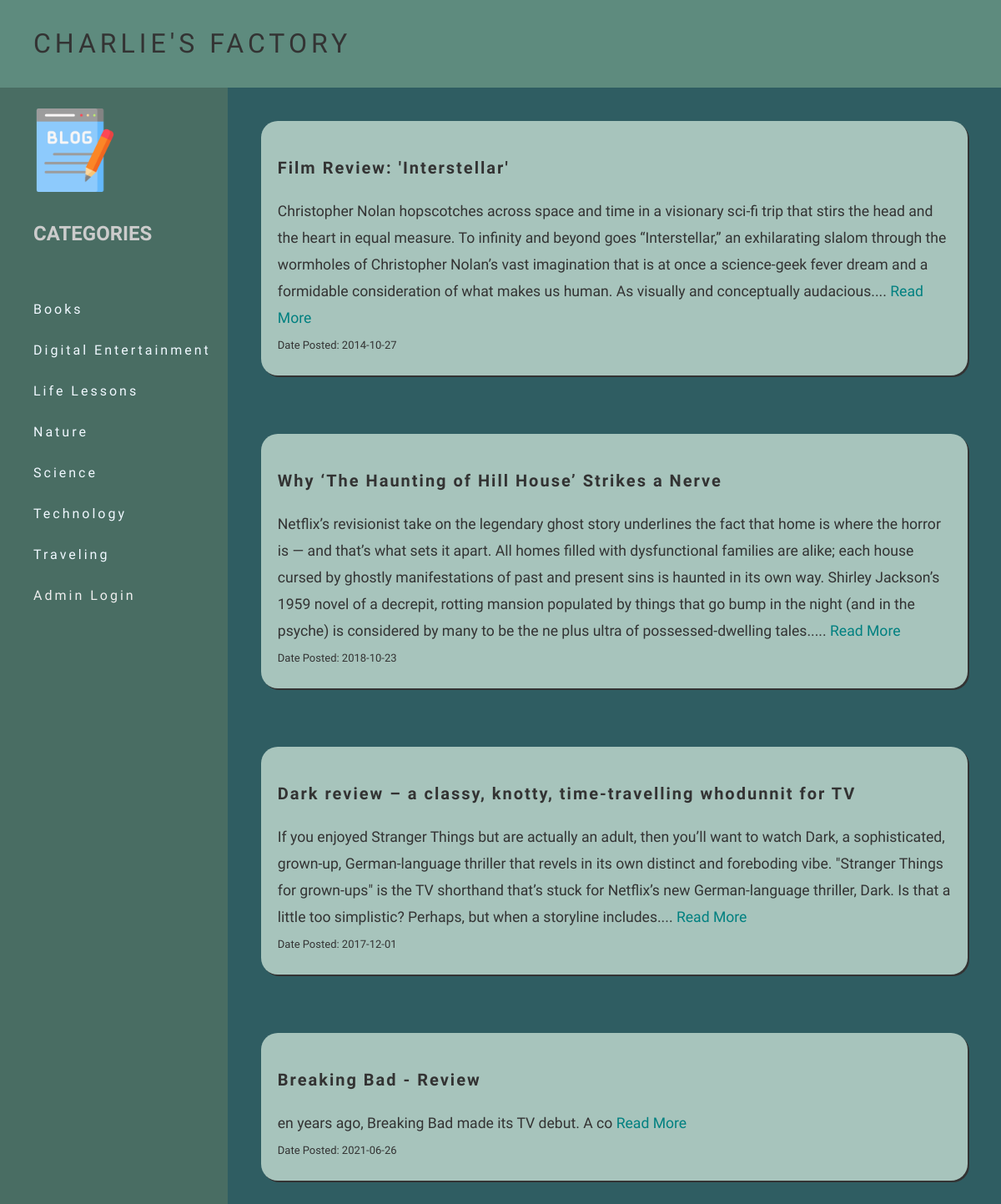
/?category_id=7, run on the app's committed database.
### tables this page shows
CREATE TABLE `categories` (
  `id` int(11) NOT NULL,
  `category_name` varchar(255) NOT NULL
);

CREATE TABLE `articles` (
  `article_id` int(11) NOT NULL,
  `category_id` int(11) NOT NULL,
  `title` text NOT NULL,
  `summary` text NOT NULL,
  `content` text NOT NULL,
  `post_date` date NOT NULL
);

### index.php (the view, shortened to what this page needs)
<?php include('db_conn.php') ?>
<!DOCTYPE html>
<html lang="en">
    <head>
        <link rel="stylesheet" href="assets/style.css">
    </head>
    <body>
        <header>
            <a href="index.php" class="logo">CHARLIE'S FACTORY</a>
        </header>
        <div class="body">
            <?php include('sidebar.php') ?>
            <div class="main-content">
                <?php
                    if(!empty($_GET["category_id"]))
                    {
                        $id = $_GET['category_id'];
                        $query = "SELECT * from articles where category_id = $id;";
                        $res = mysqli_query($conn, $query);
                        while($row = mysqli_fetch_array($res, MYSQLI_ASSOC)){
                            ?>
                            <div class="page">
                                <h3><?php echo $row['title'] ?></h3>
                                <div class='summary'>
                                    <?php echo $row['summary'] ?>
                                    <a href="display_article.php?article_id=<?php echo $row['article_id']?>">Read More</a>
                                </div>
                                <span> Date Posted: <?php echo $row['post_date'] ?></span>
                            </div>
                            <?php
                        }
                    }
                    ?>
            </div>
        </div>
    </body>
</html>

### sidebar.php
<?php include('db_conn.php') ?>
<nav class="side-bar">
    <div class="user-p">
        <img src="images/blog.png">
        <h4>CATEGORIES</h4>
    </div>
    <ul class="list">
        <?php
            $qry = "SELECT * FROM categories;";
            $result = mysqli_query($conn, $qry);
            $resultCheck = mysqli_num_rows($result);
            $row = mysqli_fetch_all($result, MYSQLI_ASSOC);
            if($resultCheck > 0){
                foreach($row as $categories){
                    ?>
                    <li >
                        <a style="color:aliceblue" href='?category_id=<?php echo $categories['id']?>'>
                            <span><?php echo $categories['category_name'] ?></span>
                        </a>
                    </li>
                    <?php
                }
            }
        ?>
        <li>
            <a href="admin_login.php">Admin Login</a>
        </li>
    </ul>
</nav>

### assets/style.css (style rules this page uses)
body { background-color: #2F5D62; margin: 0; padding: 0; box-sizing: border-box; font-family: 'Cantora One', sans-serif; }
header { overflow: hidden; background-color: #5E8B7E; padding: 20px; }
header a { float: left; color: #333; text-align: center; padding: 20px; text-decoration: none; font-size: 2em; line-height: 25px; border-radius: 4px; letter-spacing: 5px; }
.user-p { padding-left: 40px; padding-top: 25px; }
.user-p img { width: 100px; }
.user-p h4 { color: #ccc; font-size: 1.5em; }
.body { display: flex; }
.side-bar { width: 317px; background: #496d63; min-height: 100vh; transition: 500ms width; }
.side-bar ul { padding: 20px; list-style-type: none; }
.side-bar ul li { font-size: 16px; padding: 15px 0px; padding-left: 20px; transition: 500ms; white-space: nowrap; overflow: hidden; text-overflow: ellipsis; }
.side-bar ul li a { text-decoration: none; color: #eee; cursor: pointer; letter-spacing: 3px; }
.page { padding: 20px; line-height: 2em; font-size: 16px; }
.side-bar { width: 317px; background: #496d63; min-height: 100vh; transition: 500ms; }
.main-content { padding: 40px; }

### index.php (style rules this page uses)
.page { padding: 20px; line-height: 2em; font-size: 16px; background-color: #A7C4BC; border-radius: 20px; margin-bottom: 70px; box-shadow: 2px 2px #333; color: #333; }
.page h3 { letter-spacing: 2px; font-size: 20px; }
.page span { font-size: 13px; }
.summary { font-size: 1.1em; }
.summary a { color:teal; text-decoration: none; }
.main-content { padding: 40px; }

### data on the page
categories: category_name "Books"
categories: category_name "Digital Entertainment"
categories: category_name "Life Lessons"
categories: category_name "Nature"
categories: category_name "Science"
categories: category_name "Technology"
categories: category_name "Traveling"
articles: title "Film Review: 'Interstellar'", summary "Christopher Nolan hopscotches across space and time in a visionary sci-fi trip that stirs the head and the heart in equal measure. To infinity and beyond goes “Interstellar,” an exhilarating slalom through the wormholes of Christopher Nolan’s vast imagination that is at once a science-geek fever dream and a formidable consideration of what makes us human. As visually and conceptually audacious....", post_date "2014-10-27"
articles: title "Why ‘The Haunting of Hill House’ Strikes a Nerve", summary "Netflix’s revisionist take on the legendary ghost story underlines the fact that home is where the horror is — and that’s what sets it apart. All homes filled with dysfunctional families are alike; each house cursed by ghostly manifestations of past and present sins is haunted in its own way. Shirley Jackson’s 1959 novel of a decrepit, rotting mansion populated by things that go bump in the night (and in the psyche) is considered by many to be the ne plus ultra of possessed-dwelling tales.....", post_date "2018-10-23"
articles: title "Dark review – a classy, knotty, time-travelling whodunnit for TV", summary "If you enjoyed Stranger Things but are actually an adult, then you’ll want to watch Dark, a sophisticated, grown-up, German-language thriller that revels in its own distinct and foreboding vibe. \"Stranger Things for grown-ups\" is the TV shorthand that’s stuck for Netflix’s new German-language thriller, Dark. Is that a little too simplistic? Perhaps, but when a storyline includes....", post_date "2017-12-01"
articles: title "Breaking Bad - Review", summary "en years ago, Breaking Bad made its TV debut. A co", post_date "2021-06-26"
